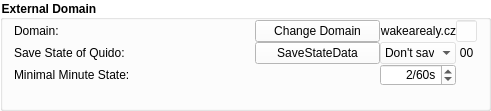
                       <widget class="QGroupBox" name="groupBox_3">
                        <property name="geometry">
                         <rect>
                          <x>0</x>
                          <y>460</y>
                          <width>491</width>
                          <height>111</height>
                         </rect>
                        </property>
                        <property name="font">
                         <font>
                          <weight>75</weight>
                          <bold>true</bold>
                         </font>
                        </property>
                        <property name="styleSheet">
                         <string notr="true">background-color: rgba(255, 255, 255, 100);
border-color: rgb(255, 255, 255);</string>
                        </property>
                        <property name="title">
                         <string>External Domain</string>
                        </property>
                        <property name="alignment">
                         <set>Qt::AlignLeading|Qt::AlignLeft|Qt::AlignVCenter</set>
                        </property>
                        <property name="flat">
                         <bool>true</bool>
                        </property>
                        <property name="checkable">
                         <bool>false</bool>
                        </property>
                        <layout class="QGridLayout" name="gridLayout_15">
                         <property name="topMargin">
                          <number>0</number>
                         </property>
                         <property name="bottomMargin">
                          <number>0</number>
                         </property>
                         <property name="spacing">
                          <number>0</number>
                         </property>
                         <item row="0" column="0">
                          <widget class="QLabel" name="label_18">
                           <property name="toolTip">
                            <string>&lt;html&gt;&lt;head/&gt;&lt;body&gt;&lt;p&gt;This variable controls the address and port of the domain where MasterAPP will send data of the state of the cables.&lt;/p&gt;&lt;/body&gt;&lt;/html&gt;</string>
                           </property>
                           <property name="styleSheet">
                            <string notr="true">background-color:transparent</string>
                           </property>
                           <property name="text">
                            <string>Domain:</string>
                           </property>
                          </widget>
                         </item>
                         <item row="1" column="0">
                          <widget class="QLabel" name="label_17">
                           <property name="toolTip">
                            <string>&lt;html&gt;&lt;head/&gt;&lt;body&gt;&lt;p&gt;This variable controls whether and how new data will be sent to the selected domain. &lt;/p&gt;&lt;p&gt;This is performed automatically by Update function.&lt;/p&gt;&lt;/body&gt;&lt;/html&gt;</string>
                           </property>
                           <property name="styleSheet">
                            <string notr="true">background-color:transparent</string>
                           </property>
                           <property name="text">
                            <string>Save State of Quido:</string>
                           </property>
                          </widget>
                         </item>
                         <item row="2" column="0">
                          <widget class="QLabel" name="label_21">
                           <property name="toolTip">
                            <string>&lt;html&gt;&lt;head/&gt;&lt;body&gt;&lt;p&gt;&lt;br/&gt;&lt;/p&gt;&lt;/body&gt;&lt;/html&gt;</string>
                           </property>
                           <property name="styleSheet">
                            <string notr="true">background-color:transparent</string>
                           </property>
                           <property name="text">
                            <string>Minimal Minute State:</string>
                           </property>
                          </widget>
                         </item>
                         <item row="2" column="3">
                          <widget class="QSpinBox" name="pb_MMState">
                           <property name="sizePolicy">
                            <sizepolicy hsizetype="Preferred" vsizetype="Preferred">
                             <horstretch>0</horstretch>
                             <verstretch>0</verstretch>
                            </sizepolicy>
                           </property>
                           <property name="toolTip">
                            <string>&lt;html&gt;&lt;head/&gt;&lt;body&gt;&lt;p&gt;This variable affects how MasterAPP evaluates whether Cable was running in a minute. (True)&lt;/p&gt;&lt;p&gt;1/60s - MasterAPP will evaluate True if it was ON a single second&lt;/p&gt;&lt;p&gt;60/60s - MasterAPP will only evaluate True if it was ON the whole minute&lt;/p&gt;&lt;/body&gt;&lt;/html&gt;</string>
                           </property>
                           <property name="styleSheet">
                            <string notr="true">background-color:white</string>
                           </property>
                           <property name="alignment">
                            <set>Qt::AlignRight|Qt::AlignTrailing|Qt::AlignVCenter</set>
                           </property>
                           <property name="suffix">
                            <string>/60s</string>
                           </property>
                           <property name="prefix">
                            <string/>
                           </property>
                           <property name="minimum">
                            <number>1</number>
                           </property>
                           <property name="maximum">
                            <number>60</number>
                           </property>
                           <property name="value">
                            <number>2</number>
                           </property>
                          </widget>
                         </item>
                         <item row="3" column="0">
                          <spacer name="verticalSpacer_9">
                           <property name="orientation">
                            <enum>Qt::Vertical</enum>
                           </property>
                           <property name="sizeHint" stdset="0">
                            <size>
                             <width>20</width>
                             <height>40</height>
                            </size>
                           </property>
                          </spacer>
                         </item>
                         <item row="0" column="1">
                          <spacer name="horizontalSpacer_3">
                           <property name="orientation">
                            <enum>Qt::Horizontal</enum>
                           </property>
                           <property name="sizeHint" stdset="0">
                            <size>
                             <width>40</width>
                             <height>20</height>
                            </size>
                           </property>
                          </spacer>
                         </item>
                         <item row="1" column="2">
                          <widget class="QPushButton" name="pb_SaveStateData">
                           <property name="sizePolicy">
                            <sizepolicy hsizetype="Expanding" vsizetype="Expanding">
                             <horstretch>0</horstretch>
                             <verstretch>0</verstretch>
                            </sizepolicy>
                           </property>
                           <property name="toolTip">
                            <string>&lt;html&gt;&lt;head/&gt;&lt;body&gt;&lt;p&gt;This button manually triggers save function.&lt;/p&gt;&lt;/body&gt;&lt;/html&gt;</string>
                           </property>
                           <property name="styleSheet">
                            <string notr="true">background-color: rgb(255, 255, 255);</string>
                           </property>
                           <property name="text">
                            <string>SaveStateData</string>
                           </property>
                          </widget>
                         </item>
                         <item row="0" column="2">
                          <widget class="QPushButton" name="pb_changeDomain">
                           <property name="sizePolicy">
                            <sizepolicy hsizetype="Expanding" vsizetype="Expanding">
                             <horstretch>0</horstretch>
                             <verstretch>0</verstretch>
                            </sizepolicy>
                           </property>
                           <property name="styleSheet">
                            <string notr="true">background-color: rgb(255, 255, 255);</string>
                           </property>
                           <property name="text">
                            <string>Change Domain</string>
                           </property>
                          </widget>
                         </item>
                         <item row="1" column="3">
                          <widget class="QComboBox" name="cb_SaveStyle">
                           <property name="sizePolicy">
                            <sizepolicy hsizetype="Preferred" vsizetype="Preferred">
                             <horstretch>0</horstretch>
                             <verstretch>0</verstretch>
                            </sizepolicy>
                           </property>
                           <property name="toolTip">
                            <string>&lt;html&gt;&lt;head/&gt;&lt;body&gt;&lt;p&gt;Don't save - Will never save new data from quido&lt;/p&gt;&lt;p&gt;Only save - Will only save data from quido&lt;/p&gt;&lt;p&gt;Save and send one - Will save data from quido and send new to selected domain&lt;/p&gt;&lt;p&gt;Save and send all - Will save data from quido and send all to selected domain (in case data is not synchronized)&lt;/p&gt;&lt;/body&gt;&lt;/html&gt;</string>
                           </property>
                           <property name="styleSheet">
                            <string notr="true">QComboBox QAbstractItemView {
background:white
}</string>
                           </property>
                           <property name="currentText">
                            <string>Don't save</string>
                           </property>
                           <property name="maxVisibleItems">
                            <number>4</number>
                           </property>
                           <property name="maxCount">
                            <number>4</number>
                           </property>
                           <property name="insertPolicy">
                            <enum>QComboBox::NoInsert</enum>
                           </property>
                           <property name="sizeAdjustPolicy">
                            <enum>QComboBox::AdjustToMinimumContentsLength</enum>
                           </property>
                           <property name="iconSize">
                            <size>
                             <width>4</width>
                             <height>4</height>
                            </size>
                           </property>
                           <property name="frame">
                            <bool>false</bool>
                           </property>
                           <item>
                            <property name="text">
                             <string>Don't save</string>
                            </property>
                           </item>
                           <item>
                            <property name="text">
                             <string>Only save</string>
                            </property>
                           </item>
                           <item>
                            <property name="text">
                             <string>Send one</string>
                            </property>
                           </item>
                           <item>
                            <property name="text">
                             <string>Send all</string>
                            </property>
                           </item>
                          </widget>
                         </item>
                         <item row="0" column="3">
                          <widget class="QLabel" name="l_domainHost">
                           <property name="sizePolicy">
                            <sizepolicy hsizetype="Preferred" vsizetype="Preferred">
                             <horstretch>0</horstretch>
                             <verstretch>0</verstretch>
                            </sizepolicy>
                           </property>
                           <property name="toolTip">
                            <string>&lt;html&gt;&lt;head/&gt;&lt;body&gt;&lt;p&gt;This variable controls the address and port of the domain where MasterAPP will send data of the state of the cables.&lt;/p&gt;&lt;/body&gt;&lt;/html&gt;</string>
                           </property>
                           <property name="styleSheet">
                            <string notr="true">background-color:transparent</string>
                           </property>
                           <property name="text">
                            <string>wakearealy.cz</string>
                           </property>
                           <property name="alignment">
                            <set>Qt::AlignRight|Qt::AlignTrailing|Qt::AlignVCenter</set>
                           </property>
                          </widget>
                         </item>
                         <item row="0" column="4">
                          <widget class="QLineEdit" name="le_areal">
                           <property name="maximumSize">
                            <size>
                             <width>21</width>
                             <height>16777215</height>
                            </size>
                           </property>
                           <property name="text">
                            <string/>
                           </property>
                           <property name="maxLength">
                            <number>2</number>
                           </property>
                           <property name="frame">
                            <bool>true</bool>
                           </property>
                           <property name="alignment">
                            <set>Qt::AlignJustify|Qt::AlignVCenter</set>
                           </property>
                           <property name="placeholderText">
                            <string/>
                           </property>
                          </widget>
                         </item>
                         <item row="1" column="4">
                          <widget class="QLabel" name="l_saveStateTimer">
                           <property name="sizePolicy">
                            <sizepolicy hsizetype="Preferred" vsizetype="Preferred">
                             <horstretch>0</horstretch>
                             <verstretch>0</verstretch>
                            </sizepolicy>
                           </property>
                           <property name="minimumSize">
                            <size>
                             <width>21</width>
                             <height>0</height>
                            </size>
                           </property>
                           <property name="toolTip">
                            <string>&lt;html&gt;&lt;head/&gt;&lt;body&gt;&lt;p&gt;This variable shows when MasterAPP executes SaveStateData&lt;/p&gt;&lt;/body&gt;&lt;/html&gt;</string>
                           </property>
                           <property name="styleSheet">
                            <string notr="true">background-color:transparent</string>
                           </property>
                           <property name="text">
                            <string>00</string>
                           </property>
                           <property name="alignment">
                            <set>Qt::AlignCenter</set>
                           </property>
                          </widget>
                         </item>
                        </layout>
                       </widget>
